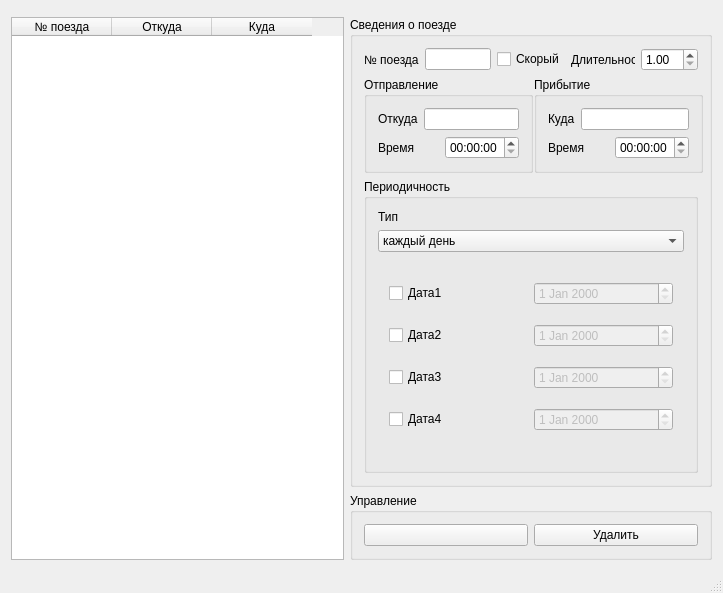
<?xml version="1.0" encoding="UTF-8"?>
<ui version="4.0">
 <class>MainWindow</class>
 <widget class="QMainWindow" name="MainWindow">
  <property name="geometry">
   <rect>
    <x>0</x>
    <y>0</y>
    <width>723</width>
    <height>593</height>
   </rect>
  </property>
  <property name="focusPolicy">
   <enum>Qt::NoFocus</enum>
  </property>
  <property name="windowTitle">
   <string>Расписание поездов </string>
  </property>
  <widget class="QWidget" name="centralWidget">
   <layout class="QGridLayout">
    <item row="1" column="0">
     <layout class="QGridLayout">
      <item row="0" column="0" rowspan="2">
       <widget class="QTableWidget" name="Table">
        <property name="focusPolicy">
         <enum>Qt::WheelFocus</enum>
        </property>
        <property name="editTriggers">
         <set>QAbstractItemView::NoEditTriggers</set>
        </property>
        <property name="tabKeyNavigation">
         <bool>false</bool>
        </property>
        <property name="selectionMode">
         <enum>QAbstractItemView::SingleSelection</enum>
        </property>
        <property name="selectionBehavior">
         <enum>QAbstractItemView::SelectRows</enum>
        </property>
        <property name="horizontalScrollMode">
         <enum>QAbstractItemView::ScrollPerPixel</enum>
        </property>
        <property name="cornerButtonEnabled">
         <bool>false</bool>
        </property>
        <property name="columnCount">
         <number>3</number>
        </property>
        <column>
         <property name="text">
          <string>№ поезда</string>
         </property>
        </column>
        <column>
         <property name="text">
          <string>Откуда</string>
         </property>
        </column>
        <column>
         <property name="text">
          <string>Куда</string>
         </property>
        </column>
       </widget>
      </item>
      <item row="0" column="1">
       <widget class="QGroupBox" name="groupBox">
        <property name="maximumSize">
         <size>
          <width>362</width>
          <height>2000</height>
         </size>
        </property>
        <property name="focusPolicy">
         <enum>Qt::NoFocus</enum>
        </property>
        <property name="title">
         <string>Сведения о поезде</string>
        </property>
        <layout class="QGridLayout">
         <item row="0" column="0">
          <layout class="QHBoxLayout">
           <item>
            <widget class="QLabel" name="label">
             <property name="text">
              <string>№ поезда</string>
             </property>
            </widget>
           </item>
           <item>
            <widget class="QLineEdit" name="trainNumber">
             <property name="maxLength">
              <number>10</number>
             </property>
            </widget>
           </item>
          </layout>
         </item>
         <item row="0" column="1" colspan="2">
          <widget class="QCheckBox" name="isRapid">
           <property name="text">
            <string>Скорый</string>
           </property>
          </widget>
         </item>
         <item row="0" column="3">
          <layout class="QHBoxLayout">
           <item>
            <widget class="QLabel" name="label_7">
             <property name="text">
              <string>Длительность</string>
             </property>
            </widget>
           </item>
           <item>
            <widget class="QDoubleSpinBox" name="duration">
             <property name="minimum">
              <double>1.000000000000000</double>
             </property>
             <property name="maximum">
              <double>10.000000000000000</double>
             </property>
             <property name="value">
              <double>1.000000000000000</double>
             </property>
            </widget>
           </item>
          </layout>
         </item>
         <item row="1" column="0" colspan="2">
          <widget class="QGroupBox" name="groupBox_2">
           <property name="minimumSize">
            <size>
             <width>169</width>
             <height>0</height>
            </size>
           </property>
           <property name="maximumSize">
            <size>
             <width>169</width>
             <height>16777215</height>
            </size>
           </property>
           <property name="title">
            <string>Отправление</string>
           </property>
           <layout class="QVBoxLayout">
            <item>
             <layout class="QVBoxLayout">
              <item>
               <layout class="QHBoxLayout">
                <item>
                 <widget class="QLabel" name="label_2">
                  <property name="text">
                   <string>Откуда</string>
                  </property>
                 </widget>
                </item>
                <item>
                 <widget class="QLineEdit" name="from_city">
                  <property name="maxLength">
                   <number>30</number>
                  </property>
                 </widget>
                </item>
               </layout>
              </item>
              <item>
               <layout class="QHBoxLayout">
                <item>
                 <widget class="QLabel" name="label_3">
                  <property name="text">
                   <string>Время</string>
                  </property>
                 </widget>
                </item>
                <item>
                 <widget class="QTimeEdit" name="from_time"/>
                </item>
               </layout>
              </item>
             </layout>
            </item>
           </layout>
          </widget>
         </item>
         <item row="1" column="2" colspan="2">
          <widget class="QGroupBox" name="groupBox_3">
           <property name="minimumSize">
            <size>
             <width>169</width>
             <height>0</height>
            </size>
           </property>
           <property name="maximumSize">
            <size>
             <width>169</width>
             <height>16777215</height>
            </size>
           </property>
           <property name="title">
            <string>Прибытие</string>
           </property>
           <layout class="QVBoxLayout">
            <item>
             <layout class="QVBoxLayout" name="_2">
              <item>
               <layout class="QHBoxLayout">
                <item>
                 <widget class="QLabel" name="label_4">
                  <property name="text">
                   <string>Куда</string>
                  </property>
                 </widget>
                </item>
                <item>
                 <widget class="QLineEdit" name="to_city">
                  <property name="maxLength">
                   <number>30</number>
                  </property>
                 </widget>
                </item>
               </layout>
              </item>
              <item>
               <layout class="QHBoxLayout" name="_3">
                <item>
                 <widget class="QLabel" name="label_5">
                  <property name="text">
                   <string>Время</string>
                  </property>
                 </widget>
                </item>
                <item>
                 <widget class="QTimeEdit" name="to_time"/>
                </item>
               </layout>
              </item>
             </layout>
            </item>
           </layout>
          </widget>
         </item>
         <item row="2" column="0" colspan="4">
          <widget class="QGroupBox" name="groupBox_4">
           <property name="title">
            <string>Периодичность</string>
           </property>
           <layout class="QGridLayout">
            <item row="0" column="0">
             <layout class="QVBoxLayout">
              <item>
               <widget class="QLabel" name="label_6">
                <property name="text">
                 <string>Тип</string>
                </property>
               </widget>
              </item>
              <item>
               <widget class="QComboBox" name="periodicType">
                <item>
                 <property name="text">
                  <string>каждый день</string>
                 </property>
                </item>
                <item>
                 <property name="text">
                  <string>по четным дням</string>
                 </property>
                </item>
                <item>
                 <property name="text">
                  <string>по нечетным дням</string>
                 </property>
                </item>
                <item>
                 <property name="text">
                  <string>по дням недели</string>
                 </property>
                </item>
                <item>
                 <property name="text">
                  <string>произвольно</string>
                 </property>
                </item>
               </widget>
              </item>
              <item>
               <layout class="QVBoxLayout">
                <item>
                 <widget class="QStackedWidget" name="stcWid">
                  <property name="currentIndex">
                   <number>1</number>
                  </property>
                  <widget class="QWidget" name="page0">
                   <widget class="QGroupBox" name="weekDays">
                    <property name="geometry">
                     <rect>
                      <x>70</x>
                      <y>40</y>
                      <width>188</width>
                      <height>151</height>
                     </rect>
                    </property>
                    <property name="title">
                     <string>Дни недели</string>
                    </property>
                    <layout class="QGridLayout">
                     <item row="0" column="0" colspan="3">
                      <layout class="QHBoxLayout">
                       <item>
                        <widget class="QCheckBox" name="mon">
                         <property name="text">
                          <string>ПН</string>
                         </property>
                        </widget>
                       </item>
                       <item>
                        <widget class="QCheckBox" name="tue">
                         <property name="text">
                          <string>ВТ</string>
                         </property>
                        </widget>
                       </item>
                       <item>
                        <widget class="QCheckBox" name="wed">
                         <property name="text">
                          <string>СР</string>
                         </property>
                        </widget>
                       </item>
                       <item>
                        <widget class="QCheckBox" name="thur">
                         <property name="text">
                          <string>ЧТ</string>
                         </property>
                        </widget>
                       </item>
                      </layout>
                     </item>
                     <item row="1" column="0">
                      <spacer>
                       <property name="orientation">
                        <enum>Qt::Horizontal</enum>
                       </property>
                       <property name="sizeHint" stdset="0">
                        <size>
                         <width>40</width>
                         <height>20</height>
                        </size>
                       </property>
                      </spacer>
                     </item>
                     <item row="1" column="1">
                      <layout class="QHBoxLayout">
                       <item>
                        <widget class="QCheckBox" name="fri">
                         <property name="text">
                          <string>ПТ</string>
                         </property>
                        </widget>
                       </item>
                       <item>
                        <widget class="QCheckBox" name="sat">
                         <property name="text">
                          <string>СБ</string>
                         </property>
                        </widget>
                       </item>
                       <item>
                        <widget class="QCheckBox" name="sun">
                         <property name="text">
                          <string>ВС</string>
                         </property>
                        </widget>
                       </item>
                      </layout>
                     </item>
                     <item row="1" column="2">
                      <spacer>
                       <property name="orientation">
                        <enum>Qt::Horizontal</enum>
                       </property>
                       <property name="sizeHint" stdset="0">
                        <size>
                         <width>40</width>
                         <height>20</height>
                        </size>
                       </property>
                      </spacer>
                     </item>
                    </layout>
                   </widget>
                  </widget>
                  <widget class="QWidget" name="page1">
                   <layout class="QVBoxLayout">
                    <item>
                     <layout class="QHBoxLayout">
                      <item>
                       <widget class="QCheckBox" name="cb1">
                        <property name="text">
                         <string>Дата1</string>
                        </property>
                       </widget>
                      </item>
                      <item>
                       <widget class="QDateEdit" name="de1">
                        <property name="enabled">
                         <bool>false</bool>
                        </property>
                       </widget>
                      </item>
                     </layout>
                    </item>
                    <item>
                     <layout class="QHBoxLayout">
                      <item>
                       <widget class="QCheckBox" name="cb2">
                        <property name="text">
                         <string>Дата2</string>
                        </property>
                       </widget>
                      </item>
                      <item>
                       <widget class="QDateEdit" name="de2">
                        <property name="enabled">
                         <bool>false</bool>
                        </property>
                       </widget>
                      </item>
                     </layout>
                    </item>
                    <item>
                     <layout class="QHBoxLayout">
                      <item>
                       <widget class="QCheckBox" name="cb3">
                        <property name="text">
                         <string>Дата3</string>
                        </property>
                       </widget>
                      </item>
                      <item>
                       <widget class="QDateEdit" name="de3">
                        <property name="enabled">
                         <bool>false</bool>
                        </property>
                       </widget>
                      </item>
                     </layout>
                    </item>
                    <item>
                     <layout class="QHBoxLayout">
                      <item>
                       <widget class="QCheckBox" name="cb4">
                        <property name="text">
                         <string>Дата4</string>
                        </property>
                       </widget>
                      </item>
                      <item>
                       <widget class="QDateEdit" name="de4">
                        <property name="enabled">
                         <bool>false</bool>
                        </property>
                       </widget>
                      </item>
                     </layout>
                    </item>
                   </layout>
                  </widget>
                 </widget>
                </item>
               </layout>
              </item>
             </layout>
            </item>
           </layout>
          </widget>
         </item>
        </layout>
       </widget>
      </item>
      <item row="1" column="1">
       <widget class="QGroupBox" name="manageButs">
        <property name="title">
         <string>Управление</string>
        </property>
        <layout class="QGridLayout">
         <item row="0" column="0">
          <widget class="QPushButton" name="butCreate">
           <property name="text">
            <string/>
           </property>
          </widget>
         </item>
         <item row="0" column="1">
          <widget class="QPushButton" name="butDelete">
           <property name="text">
            <string>Удалить</string>
           </property>
          </widget>
         </item>
        </layout>
       </widget>
      </item>
     </layout>
    </item>
    <item row="0" column="0">
     <widget class="U2LWidget" name="u2lwidget"/>
    </item>
   </layout>
  </widget>
  <widget class="QStatusBar" name="statusBar"/>
 </widget>
 <layoutdefault spacing="6" margin="11"/>
 <customwidgets>
  <customwidget>
   <class>U2LWidget</class>
   <extends>QWidget</extends>
   <header>../U2L/u2lwidget.h</header>
  </customwidget>
 </customwidgets>
 <tabstops>
  <tabstop>Table</tabstop>
  <tabstop>trainNumber</tabstop>
  <tabstop>isRapid</tabstop>
  <tabstop>duration</tabstop>
  <tabstop>from_city</tabstop>
  <tabstop>from_time</tabstop>
  <tabstop>to_city</tabstop>
  <tabstop>to_time</tabstop>
  <tabstop>periodicType</tabstop>
  <tabstop>mon</tabstop>
  <tabstop>tue</tabstop>
  <tabstop>wed</tabstop>
  <tabstop>thur</tabstop>
  <tabstop>fri</tabstop>
  <tabstop>sat</tabstop>
  <tabstop>sun</tabstop>
  <tabstop>butCreate</tabstop>
  <tabstop>butDelete</tabstop>
 </tabstops>
 <resources/>
 <connections>
  <connection>
   <sender>trainNumber</sender>
   <signal>returnPressed()</signal>
   <receiver>isRapid</receiver>
   <slot>setFocus()</slot>
   <hints>
    <hint type="sourcelabel">
     <x>458</x>
     <y>82</y>
    </hint>
    <hint type="destinationlabel">
     <x>534</x>
     <y>81</y>
    </hint>
   </hints>
  </connection>
  <connection>
   <sender>from_city</sender>
   <signal>returnPressed()</signal>
   <receiver>from_time</receiver>
   <slot>setFocus()</slot>
   <hints>
    <hint type="sourcelabel">
     <x>485</x>
     <y>128</y>
    </hint>
    <hint type="destinationlabel">
     <x>485</x>
     <y>154</y>
    </hint>
   </hints>
  </connection>
  <connection>
   <sender>from_time</sender>
   <signal>editingFinished()</signal>
   <receiver>to_city</receiver>
   <slot>setFocus()</slot>
   <hints>
    <hint type="sourcelabel">
     <x>485</x>
     <y>154</y>
    </hint>
    <hint type="destinationlabel">
     <x>658</x>
     <y>128</y>
    </hint>
   </hints>
  </connection>
  <connection>
   <sender>to_city</sender>
   <signal>returnPressed()</signal>
   <receiver>to_time</receiver>
   <slot>setFocus()</slot>
   <hints>
    <hint type="sourcelabel">
     <x>658</x>
     <y>128</y>
    </hint>
    <hint type="destinationlabel">
     <x>658</x>
     <y>154</y>
    </hint>
   </hints>
  </connection>
  <connection>
   <sender>to_time</sender>
   <signal>editingFinished()</signal>
   <receiver>periodicType</receiver>
   <slot>setFocus()</slot>
   <hints>
    <hint type="sourcelabel">
     <x>658</x>
     <y>154</y>
    </hint>
    <hint type="destinationlabel">
     <x>457</x>
     <y>275</y>
    </hint>
   </hints>
  </connection>
  <connection>
   <sender>butCreate</sender>
   <signal>clicked()</signal>
   <receiver>trainNumber</receiver>
   <slot>setFocus()</slot>
   <hints>
    <hint type="sourcelabel">
     <x>433</x>
     <y>365</y>
    </hint>
    <hint type="destinationlabel">
     <x>458</x>
     <y>82</y>
    </hint>
   </hints>
  </connection>
  <connection>
   <sender>periodicType</sender>
   <signal>currentIndexChanged(int)</signal>
   <receiver>mon</receiver>
   <slot>setFocus()</slot>
   <hints>
    <hint type="sourcelabel">
     <x>457</x>
     <y>275</y>
    </hint>
    <hint type="destinationlabel">
     <x>514</x>
     <y>245</y>
    </hint>
   </hints>
  </connection>
  <connection>
   <sender>mon</sender>
   <signal>stateChanged(int)</signal>
   <receiver>tue</receiver>
   <slot>setFocus()</slot>
   <hints>
    <hint type="sourcelabel">
     <x>514</x>
     <y>245</y>
    </hint>
    <hint type="destinationlabel">
     <x>558</x>
     <y>245</y>
    </hint>
   </hints>
  </connection>
  <connection>
   <sender>tue</sender>
   <signal>stateChanged(int)</signal>
   <receiver>wed</receiver>
   <slot>setFocus()</slot>
   <hints>
    <hint type="sourcelabel">
     <x>558</x>
     <y>245</y>
    </hint>
    <hint type="destinationlabel">
     <x>603</x>
     <y>245</y>
    </hint>
   </hints>
  </connection>
  <connection>
   <sender>wed</sender>
   <signal>stateChanged(int)</signal>
   <receiver>thur</receiver>
   <slot>setFocus()</slot>
   <hints>
    <hint type="sourcelabel">
     <x>603</x>
     <y>245</y>
    </hint>
    <hint type="destinationlabel">
     <x>647</x>
     <y>245</y>
    </hint>
   </hints>
  </connection>
  <connection>
   <sender>thur</sender>
   <signal>stateChanged(int)</signal>
   <receiver>fri</receiver>
   <slot>setFocus()</slot>
   <hints>
    <hint type="sourcelabel">
     <x>647</x>
     <y>245</y>
    </hint>
    <hint type="destinationlabel">
     <x>536</x>
     <y>287</y>
    </hint>
   </hints>
  </connection>
  <connection>
   <sender>fri</sender>
   <signal>stateChanged(int)</signal>
   <receiver>sat</receiver>
   <slot>setFocus()</slot>
   <hints>
    <hint type="sourcelabel">
     <x>536</x>
     <y>287</y>
    </hint>
    <hint type="destinationlabel">
     <x>579</x>
     <y>287</y>
    </hint>
   </hints>
  </connection>
  <connection>
   <sender>sat</sender>
   <signal>stateChanged(int)</signal>
   <receiver>sun</receiver>
   <slot>setFocus()</slot>
   <hints>
    <hint type="sourcelabel">
     <x>579</x>
     <y>287</y>
    </hint>
    <hint type="destinationlabel">
     <x>622</x>
     <y>287</y>
    </hint>
   </hints>
  </connection>
 </connections>
</ui>
